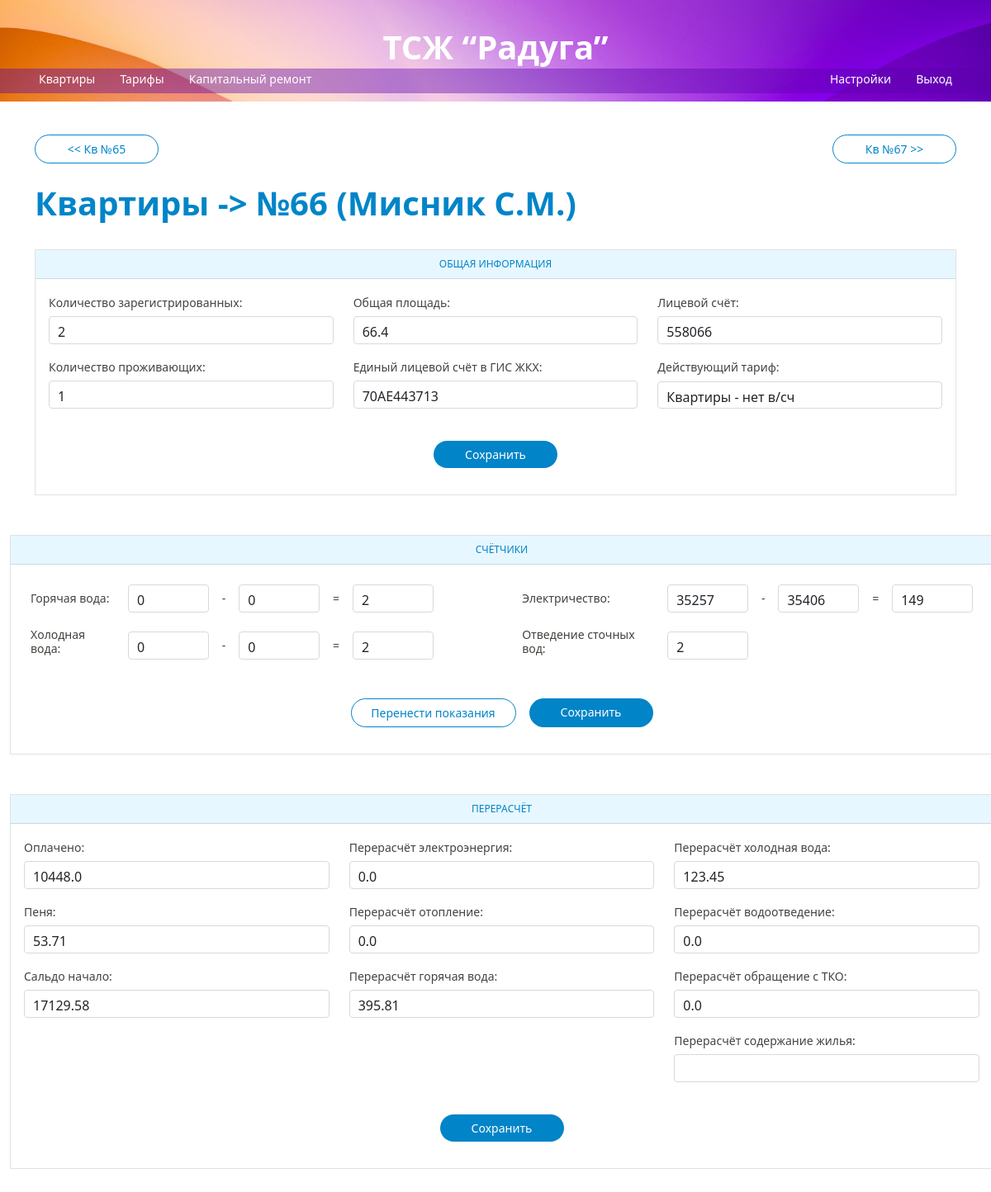
Before: /update/66 (signed in) with the older database file.
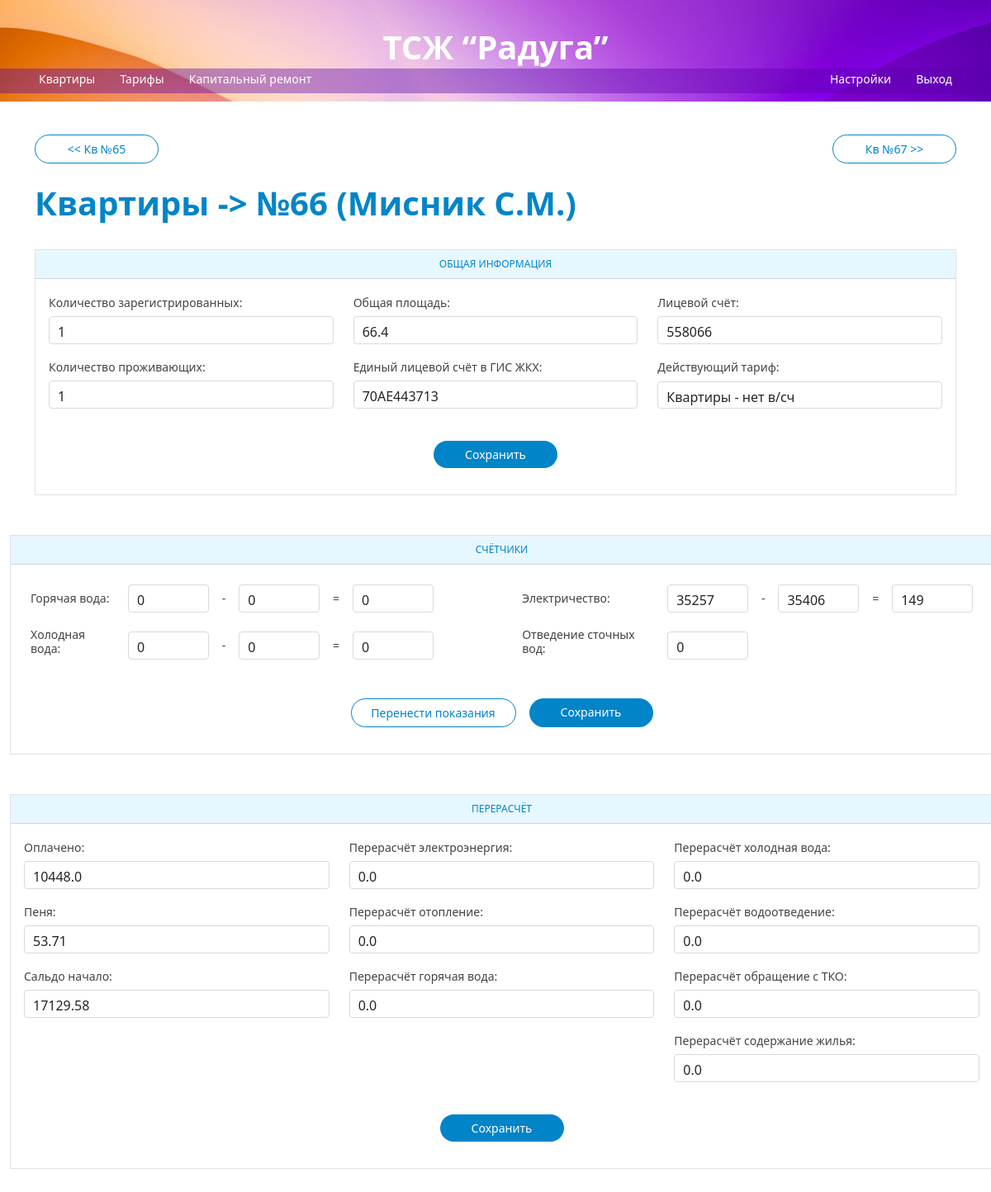
After: the same page with the newer database file.
### main/models.py (models this page shows)
class ApartmentDetail(models.Model):
    registredQt = models.IntegerField()
    livedQt = models.IntegerField()
    totalArea = models.FloatField()
    personalAccount = models.IntegerField()
    serialNumber = models.ForeignKey(to=Apartment, on_delete=models.CASCADE)
    tariff = models.ForeignKey(to=Tariff, on_delete=models.DO_NOTHING, null=True, blank=True)
    account_number = models.CharField(max_length=200)

class ApartmentCounter(models.Model):
    hot_water_previous = models.IntegerField(default=0)
    hot_water_current = models.IntegerField(default=0)
    hot_water_value = models.IntegerField(default=0)
    cold_water_previous = models.IntegerField(default=0)
    cold_water_current = models.IntegerField(default=0)
    cold_water_value = models.IntegerField(default=0)
    electricity_previous = models.IntegerField(default=0)
    electricity_current = models.IntegerField(default=0)
    electricity_value = models.IntegerField(default=0)
    wastewater_value = models.IntegerField(default=0)
    serialNumber = models.ForeignKey(to=Apartment, on_delete=models.CASCADE)

class ApartmentCharge(models.Model):
    money_deposited = models.FloatField()
    fine = models.FloatField()
    recalculation_electricity = models.FloatField(null=True, blank=True)
    recalculation_heating_rub = models.FloatField(null=True, blank=True)
    recalculation_hot_water = models.FloatField(null=True, blank=True)
    recalculation_cold_water = models.FloatField(null=True, blank=True)
    recalculation_sewage = models.FloatField(null=True, blank=True)
    recalculation_solid_waste = models.FloatField(null=True, blank=True)
    recalculation_maintenance = models.FloatField(null=True, blank=True)
    balance_start = models.FloatField(null=True, blank=True)
    serialNumber = models.ForeignKey(to=Apartment, on_delete=models.CASCADE)

### main/views.py (the view, shortened to what this page needs)
# urls.py: path('update/<int:id>', views.update),
@login_required
def update(request, id):
    form = ApartmentDetailForm(instance=ApartmentDetail.objects.get(serialNumber=id))
    counterform = ApartmentCounterForm(instance=ApartmentCounter.objects.get(serialNumber=id))
    chargeform = ApartmentChargeForm(instance=ApartmentCharge.objects.get(serialNumber=id))
    prev_url = f"/update/{int(id) - 1}"
    next_url = f"/update/{int(id) + 1}"
    shortOwnerName = Apartment.objects.get(serialNumber=id).owner.split()
    shortOwnerName = f"{shortOwnerName[0]} {shortOwnerName[1][0]}.{shortOwnerName[2][0]}."
    context = {
        'form': form,
        'counterform': counterform,
        'chargeform': chargeform,
        'prev_url': prev_url,
        'next_url': next_url,
        'page_num': id,
        'shortOwnerName': shortOwnerName,
        'settings_form': SettingsForm(instance=Settings.objects.get(id=1)),
        'login_form': UserLoginForm(data=request.POST)
    }
    return render(request, 'main/edit.html', context)

### main/forms.py (called while the page is built)
    def label_from_instance(self, obj):
        return obj.name

### main/models.py (called while the page is built)
    def __str__(self):
        return str(self.serialNumber)

### main/templates/main/edit.html (shortened to what this page needs)
{% extends 'main/base.html' %}
{% load static %}
{% block content %}
  <br>
  <div class="container">
    <div class="row">
      <div class="col-sm-6">
        {% if page_num > 1 %}
          <a onclick="window.location.href = '{{ prev_url }}';" class="btn-next-previous" data-bs-dismiss="modal"><< Кв №{{ page_num|add:-1 }}</a>
     {% endif %}
      </div>
      <div class="col-sm-6 text-end">
        {% if page_num < 106 %}
          {% if page_num > 1 %}
            <a onclick="window.location.href = '{{ next_url }}';" class="btn-next-previous" data-bs-dismiss="modal">Кв №{{ page_num|add:1 }} >></a>
          {% else %}
            <a onclick="window.location.href = '{{ next_url }}';" class="btn-next-previous" data-bs-dismiss="modal">Кв №{{ page_num|add:1 }} >></a>
          {% endif %}
        {% endif %}
      </div>
    </div>
    <br>
    <div class="row">
      <div class="col text-start">
        <h1 class="special2">
          <a href="{% url 'index' %}" style="color: #0085C8; text-decoration: none">Квартиры</a>
          <span class="page-number"> -> №{{ page_num }} ({{ shortOwnerName }})</span>
        </h1>
      </div>
    </div>
  </div>
  <br>
  {% include 'main/edit_detail.html' %}
  <br>
  <br>
  {% include 'main/edit_counter.html' %}
  <br>
  <br>
  {% include 'main/edit_charge.html' %}
  <br>
  <br>
  <br>
  <br>
{% endblock %}

### main/templates/main/edit_detail.html (shortened to what this page needs)
<div class="container">
  <form method="post">
    <div class="card border rounded-0">
      <div class="card-header header_text">
        ОБЩАЯ ИНФОРМАЦИЯ
      </div>
      <div class="card-body">
        <div class="row">
          <div class="col">
            <label for="{{ form.registredQt.id_for_label }}" class="form-label">{{ form.registredQt.label }}</label>
            {{ form.registredQt }}
            <label for="{{ form.livedQt.id_for_label }}" class="form-label">{{ form.livedQt.label }}</label>
            {{ form.livedQt }}
          </div>
          <div class="col">
            <label for="{{ form.registredQt.totalArea }}" class="form-label">{{ form.totalArea.label }}</label>
            {{ form.totalArea }}
            <label for="{{ form.account_number.id_for_label }}" class="form-label">{{ form.account_number.label }}</label>
            {{ form.account_number }}
          </div>
          <div class="col">
            <label for="{{ form.personalAccount.totalArea }}" class="form-label">{{ form.personalAccount.label }}</label>
            {{ form.personalAccount }}
            <label for="{{ form.tariff.id_for_label }}" class="form-label">{{ form.tariff.label }}</label>
            {{ form.tariff }}
          </div>
        </div>
        <br>
        <div class="row mb-3">
          <div class="col text-center">
            <div class="d-grid gap-3 d-md-flex justify-content-md-center">
              <a class="btn-segoe-primary" id="saveBlockOneButton">Сохранить</a>
            </div>
          </div>
        </div>
      </div>
    </div>
  </form>
</div>

### main/templates/main/edit_counter.html (shortened to what this page needs)
<div class="container" style="min-width: 1215px">
  <form method="post">
    <div class="card border rounded-0">
      <div class="card-header header_text">
        СЧЁТЧИКИ
      </div>
      <div class="card-body">
<div class="row mb-3">
  <div class="col">
    <div class="table-responsive">
    <table class="table table-border-bottom">
      <tbody>
        <tr>
          <td>
            <label class="form-label" style="margin-bottom: 20px; width: 100px;">Горячая вода:</label>
          </td>
          <td>
             {{ counterform.hot_water_previous }}
           </td>
          <td>
            <label class="form-label" style="margin-bottom: 20px;">-</label>
          </td>
          <td>
            {{ counterform.hot_water_current }}
          </td>
          <td>
            <label class="form-label" style="margin-bottom: 20px">=</label>
          </td>
          <td>
            {{ counterform.hot_water_value }}
          </td>
          <td>
          </td>
          <td>
            <label class="form-label-table-counters" style="margin-bottom: 20px">Электричество:</label>
          </td>
          <td>
            {{ counterform.electricity_previous }}
          </td>
          <td>
            <label class="form-label" style="margin-bottom: 20px">-</label>
          </td>
          <td>
            {{ counterform.electricity_current }}
          </td>
          <td>
            <label class="form-label" style="margin-bottom: 20px">=</label>
          </td>
          <td>
            {{ counterform.electricity_value }}
          </td>
        </tr>
        <tr>
          <td>
            <label class="form-label" style="margin-bottom: 20px">Холодная вода:</label>
          </td>
          <td>
             {{ counterform.cold_water_previous }}
          </td>
          <td>
            <label class="form-label" style="margin-bottom: 20px">-</label>
          </td>
          <td>
            {{ counterform.cold_water_current }}
          </td>
          <td>
            <label class="form-label" style="margin-bottom: 20px">=</label>
          </td>
          <td>
            {{ counterform.cold_water_value }}
          </td>
          <td>
          </td>
          <td>
            <label class="form-label-table-counters" style="margin-bottom: 20px">Отведение сточных вод:</label>
          </td>
          <td>
            {{ counterform.wastewater_value }}
          </td>
        </tr>
      </tbody>
    </table>
    </div>
  </div>
</div>
        <div class="row mb-3">
            <div class="col text-center">
              <div class="d-grid gap-3 d-md-flex justify-content-md-center">
                <a class="btn-segoe" id="transmitButton" style="width: 200px">Перенести показания</a>
                <a class="btn-segoe-primary" id="saveBlockTwoButton">Сохранить</a>
              </div>
            </div>
          </div>
      </div>
    </div>
  </form>
</div>

### main/templates/main/edit_charge.html (shortened to what this page needs)
<div class="container" style="min-width: 1215px">
  <form method="post">
    <div class="card border rounded-0">
      <div class="card-header header_text">
        ПЕРЕРАСЧЁТ
      </div>
      <div class="card-body">
        <div class="row">
          <div class="col">
            <label class="form-label">{{ chargeform.money_deposited.label }}</label>
            {{ chargeform.money_deposited }}
            <label class="form-label">{{ chargeform.fine.label }}</label>
            {{ chargeform.fine }}
            <label class="form-label">{{ chargeform.balance_start.label }}</label>
            {{ chargeform.balance_start }}
          </div>
          <div class="col">
            <label class="form-label">{{ chargeform.recalculation_electricity.label }}</label>
            {{ chargeform.recalculation_electricity }}
            <label class="form-label">{{ chargeform.recalculation_heating_rub.label }}</label>
            {{ chargeform.recalculation_heating_rub }}
            <label class="form-label">{{ chargeform.recalculation_hot_water.label }}</label>
            {{ chargeform.recalculation_hot_water }}
          </div>
          <div class="col">
            <label class="form-label">{{ chargeform.recalculation_cold_water.label }}</label>
            {{ chargeform.recalculation_cold_water }}
            <label class="form-label">{{ chargeform.recalculation_sewage.label }}</label>
            {{ chargeform.recalculation_sewage }}
            <label class="form-label">{{ chargeform.recalculation_solid_waste.label }}</label>
            {{ chargeform.recalculation_solid_waste }}
            <label class="form-label">{{ chargeform.recalculation_maintenance.label }}</label>
            {{ chargeform.recalculation_maintenance }}
          </div>
        </div>
        <br>
        <div class="row mb-3">
          <div class="col text-center">
            <div class="d-grid gap-3 d-md-flex justify-content-md-center">
              <a class="btn-segoe-primary" id="saveBlockThreeButton">Сохранить</a>
            </div>
          </div>
        </div>
      </div>
    </div>
  </form>
</div>

Changed rows visible on the page:
changed ApartmentDetail "70АЕ443713": registredQt "2" → "1"
changed ApartmentCounter: hot_water_value "2" → "0"; cold_water_value "2" → "0"; wastewater_value "2" → "0"
changed ApartmentCharge: recalculation_hot_water "395.81" → "0.0"; recalculation_cold_water "123.45" → "0.0"; recalculation_maintenance (not shown) → "0.0"
